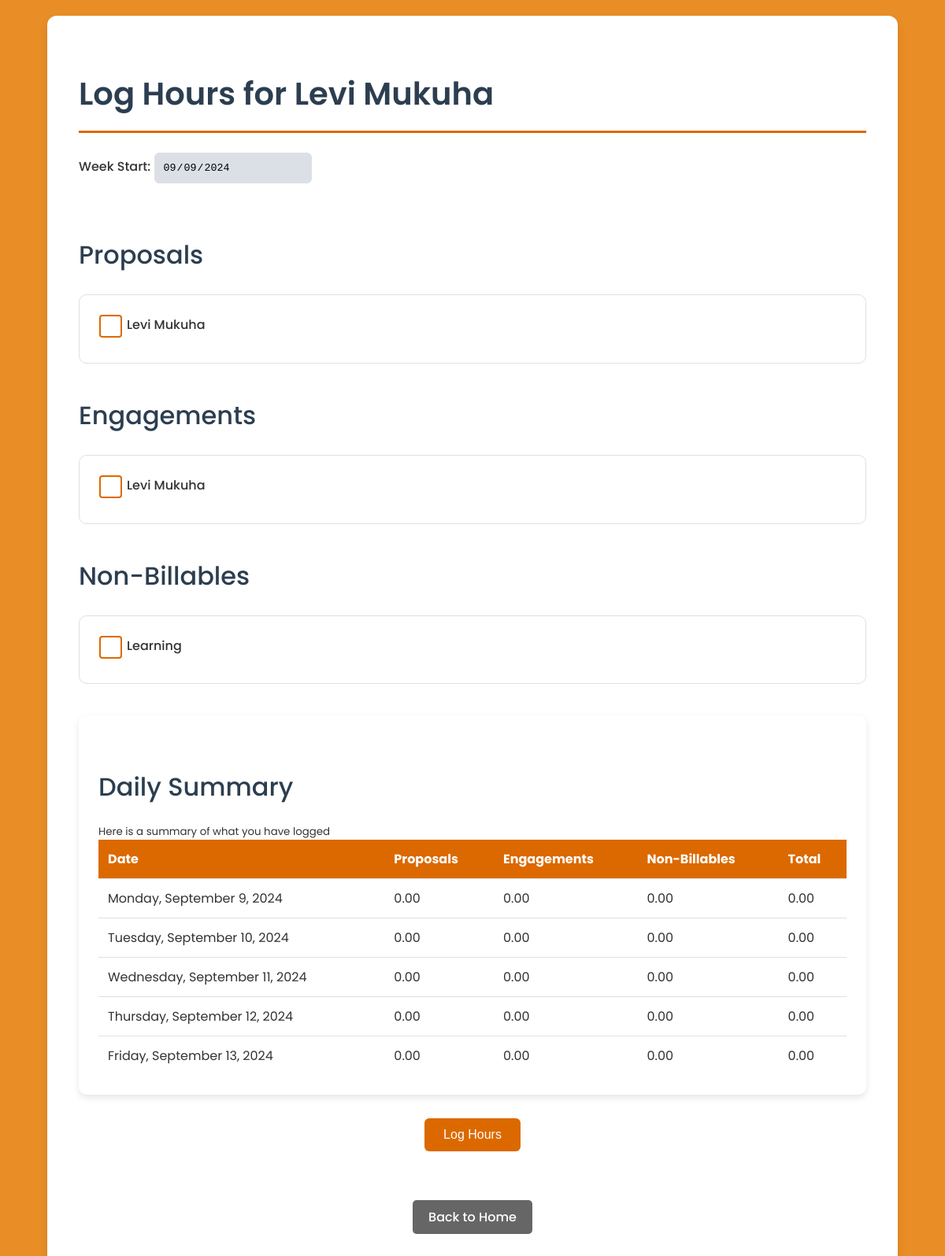
The page /log_hours/2 on the database as committed earlier.
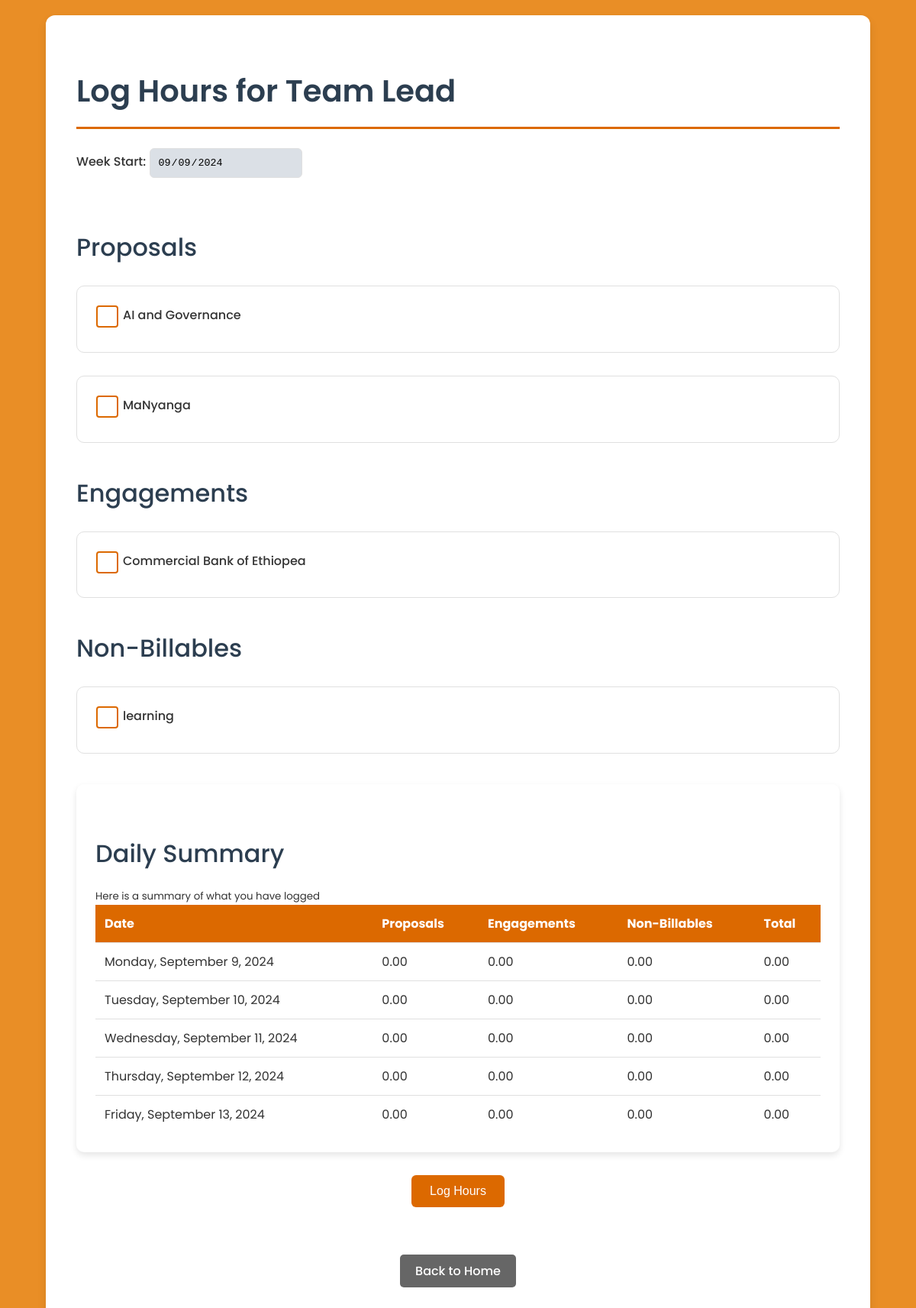
The same page on the database as committed later.
### app.py (models this page shows)
class Staff(db.Model):
    id = db.Column(db.Integer, primary_key=True)
    name = db.Column(db.String(100), nullable=False)
    email = db.Column(db.String(120), unique=True, nullable=False)
    leave_days_remaining = db.Column(db.Float, default=0.0)  # Leave days remaining in hours
    is_team_leader = db.Column(Boolean, default=False)  # New field to indicate if the staff is a team leader
    receive_notifications = db.Column(Boolean, default=True)  # New field for notification preferences
    engagements = db.relationship('Engagement', backref='team_leader', lazy=True)
    proposals = db.relationship('Proposal', backref='team_leader', lazy=True)
    hours_logs = db.relationship('HoursLog', backref='staff_member', lazy=True)
    leave_records = db.relationship('LeaveRecord', backref='staff', lazy=True)
    utilizations = db.relationship('Utilization', backref='staff', lazy=True)

class Proposal(db.Model):
    id = db.Column(db.Integer, primary_key=True)
    name = db.Column(db.String(100), nullable=False)
    team_leader_id = db.Column(db.Integer, db.ForeignKey('staff.id'))
    status = db.Column(db.String(10), nullable=False)

class Engagement(db.Model):
    id = db.Column(db.Integer, primary_key=True)
    name = db.Column(db.String(100), nullable=False)
    team_leader_id = db.Column(db.Integer, db.ForeignKey('staff.id'))
    status = db.Column(db.String(10), nullable=False)

class NonBillable(db.Model):
    id = db.Column(db.Integer, primary_key=True)
    name = db.Column(db.String(100), nullable=False)

### app.py (the view, shortened to what this page needs)
@app.route('/log_hours/<int:staff_member_id>', methods=['GET', 'POST'])
def log_hours(staff_member_id):
    staff_member = Staff.query.get_or_404(staff_member_id)
    proposals = Proposal.query.filter_by(status='Active').all()
    engagements = Engagement.query.filter_by(status='Active').all()
    non_billables = NonBillable.query.all()
    week_start = request.args.get('week_start')
    if week_start:
        try:
            week_start = datetime.strptime(week_start, '%Y-%m-%d').date()
        except ValueError:
            flash('Invalid week start date format. Please use YYYY-MM-DD.', 'error')
            return redirect(url_for('log_hours', staff_member_id=staff_member_id))
    else:
        today = datetime.now().date()
        week_start = today - timedelta(days=today.weekday())
    try:
        existing_logs = HoursLog.query.filter(
            HoursLog.staff_id == staff_member.id,
            HoursLog.date >= week_start,
            HoursLog.date < week_start + timedelta(days=5)
        ).all()
    except Exception as e:
        flash(f'Error retrieving existing logs: {str(e)}', 'error')
        return redirect(url_for('log_hours', staff_member_id=staff_member_id))
    existing_hours = {}
    for log in existing_logs:
        day_index = (log.date - week_start).days
        if 0 <= day_index < 5:  # Ensure it's within the work week
            category = 'nonbillable' if log.category == 'non_billable' else log.category
            existing_hours.setdefault(category, {}).setdefault(log.item_id, {})[day_index] = log.hours
    print("Existing hours:", existing_hours)
    print("Non-billables:", non_billables)
    if request.headers.get('X-Requested-With') == 'XMLHttpRequest':
        return jsonify({
            'existing_hours': existing_hours,
            'week_start': week_start.strftime('%Y-%m-%d')
        })
    return render_template(
        'log_hours.html',
        staff_member=staff_member,
        proposals=proposals,
        engagements=engagements,
        non_billables=non_billables,
        existing_hours=existing_hours,
        week_start=week_start.strftime('%Y-%m-%d')
    )

### templates/log_hours.html (shortened to what this page needs)
{% block content %}
</head>
<!DOCTYPE html>
<html lang="en">
<head>
</head>
<body>
    <div class="lgcontainer">
        <h1>Log Hours for {{ staff_member.name }}</h1>
        <form id="log-hours-form" method="POST">
            <label for="week_start">Week Start:</label>
            <input type="date" id="week_start" name="week_start" value="{{ week_start }}" required readonly>
            <div id="hours-container">
                <h2>Proposals</h2>
                {% for proposal in proposals %}
                    <div class="item-group">
                        <label class="checkbox-wrapper">
                            {{ proposal.name }}
                            <span class="checkmark"></span>
                        </label>
                    </div>
                {% endfor %}
                <h2>Engagements</h2>
                {% for engagement in engagements %}
                    <div class="item-group">
                        <label class="checkbox-wrapper">
                            {{ engagement.name }}
                            <span class="checkmark"></span>
                        </label>
                    </div>
                {% endfor %}
                <h2>Non-Billables</h2>
                {% for non_billable in non_billables %}
                    <div class="item-group">
                        <label class="checkbox-wrapper">
                            {{ non_billable.name }}
                            <span class="checkmark"></span>
                        </label>
                    </div>
                {% endfor %}
            </div>
            <div class="daily-summary">
                <h2>Daily Summary</h2>
                <small>Here is a summary of what you have logged</small>
                <table class="daily-summary-table">
                    <thead>
                        <tr>
                            <th>Date</th>
                            <th>Proposals</th>
                            <th>Engagements</th>
                            <th>Non-Billables</th>
                            <th>Total</th>
                        </tr>
                    </thead>
                    <tbody id="daily-summary-body">
                    </tbody>
                </table>
            </div>
            <center><button type="submit" style="margin-bottom: 20px;">Log Hours</button></center>
            <br>
            <br>
            <center><a href="{{ url_for('choose_option', staff_id=staff_member.id) }}" class="btn btn-secondary mt-3" style="background-color: #666; border-color: #666; text-decoration: none; color: #ffffff; padding: 10px 20px; border-radius: 5px; cursor: pointer;">Back to Home</a></center>
        </form>
    </div>
</body>
</html>
{% endblock %}

Rows that differ between the two databases and show on the page:
changed Staff: name "Levi Mukuha" → "Team Lead"
changed Proposal: name "Levi Mukuha" → "AI and Governance"
added Proposal: name "MaNyanga"
changed Engagement: name "Levi Mukuha" → "Commercial Bank of Ethiopea"
changed NonBillable: name "Learning" → "learning"
